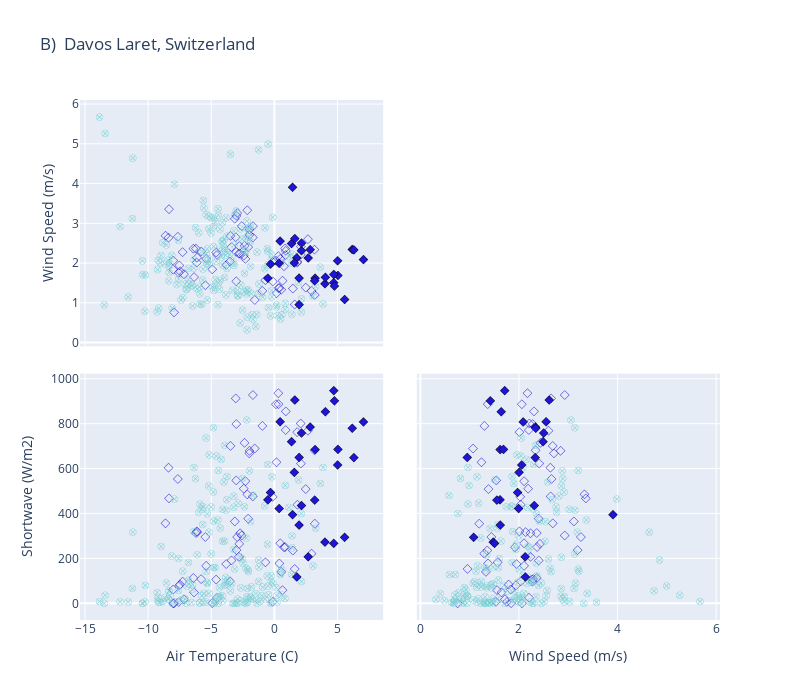

Write notebook code for a chart like this one.
### Code cell
# State which site we are working with 
df = opn_df_unload.copy(deep=True)

# Some constatns 
colorscaled = [[0., colorsnowunload], [1, colorsnow]]
index_vals = df['CD']
index_symbols = df['Typesymbol']

fig = go.Figure()
fig.add_trace(go.Splom(dimensions=[dict(label=nametemp, values=df['temp']),
                                   dict(label=namewind, values=df['windspeed']),
                                   dict(label=nameSW,   values=df['shortwave'])],
                                   marker=dict(color=index_vals, colorscale=colorscaled, symbol=index_symbols, showscale=False, line_color='black', line_width=0.5, size=7),
                                   showlegend=False, showupperhalf=False, diagonal_visible=False,
                      ))

fig.update_layout(title=namelaret, width=800, height=700, dragmode='select')

fig.show()

### Figure 1 — Plotly figure (JSON) as saved in the notebook; plotly's stock layout.template omitted (floating-point values rounded to 4 significant figures; data arrays with more than 128 entries replaced by an {"elided": "..."} marker saying what was removed)
{"data": [{"diagonal": {"visible": false}, "dimensions": [{"label": "Air Temperature (C)", "values": {"elided": "363 float values"}}, {"label": "Wind Speed (m/s)", "values": {"elided": "363 float values"}}, {"label": "Shortwave (W/m2)", "values": {"elided": "363 float values"}}], "marker": {"color": {"elided": "363 int values"}, "colorscale": [[0, "#1F15D5"], [1, "#7dcfd4"]], "line": {"color": "black", "width": 0.5}, "showscale": false, "size": 7, "symbol": {"elided": "363 int values"}}, "showlegend": false, "showupperhalf": false, "type": "splom"}], "layout": {"dragmode": "select", "height": 700, "title": {"text": "B)  Davos Laret, Switzerland"}, "width": 800}}
